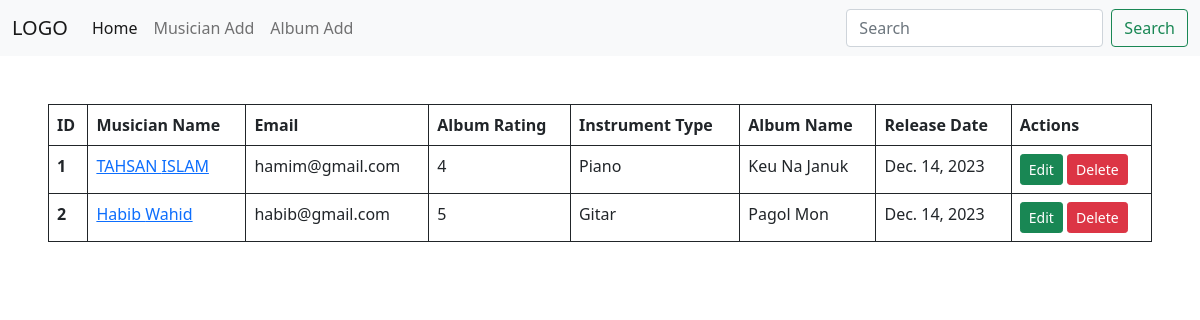
The page / on the database its author committed.
### album/models.py (models this page shows)
class Album(models.Model):
    name = models.CharField(max_length=100)
    musician = models.ForeignKey(Musician, on_delete= models.CASCADE )
    release_date = models.DateField(auto_now_add=True)
    RATING_CHOICES = [
        (1, 1),
        (2, 2),
        (3, 3),
        (4,  4),
        (5, 5),
        ]
    rating = models.IntegerField(choices = RATING_CHOICES)
    def __str__(self):
        return self.name

### musician/models.py (models this page shows, shortened)
class Musician(models.Model):
    first_name = models.CharField(max_length=100)
    last_name = models.CharField(max_length=100)
    email = models.EmailField(max_length=100)
    phone = models.IntegerField(max_length=12)
    instument_type = models.CharField(max_length=20)

### project/views.py (the view)
# urls.py: path('', HomePage, name="home"),
def HomePage(request):
    album_data = Album.objects.all()
    print(album_data)
    return render(request, 'home.html', {'album_data': album_data})

### templates/home.html (shortened to what this page needs)
{% extends "base.html" %}
{% load static %}
{% block content %}
<div class="mx-5">
    <table class="table table-bordered border-dark mt-5">
        <thead>
          <tr>
            <th scope="col">ID</th>
            <th scope="col">Musician Name</th>
            <th scope="col">Email</th>
            <th scope="col">Album Rating</th>
            <th scope="col">Instrument Type</th>
            <th scope="col">Album Name</th>
            <th scope="col">Release Date</th>
            <th scope="col">Actions</th>
          </tr>
        </thead>
        <tbody>
            {% for album in album_data %}
          <tr>
            <th> {{forloop.counter}} </th>
            <td><a href="{% url 'musician_edit' album.musician.id %}"> {{ album.musician.first_name }} {{ album.musician.last_name }} </a></td>
            <td> {{ album.musician.email }} </td>
            <td> {{ album.rating }}</td>
            <td> {{ album.musician.instument_type }}</td>
            <td> {{ album.name }}</td>
            <td> {{ album.release_date }}</td>
            <td>
                <p class="m-0">
                    <a class="btn btn-sm btn-success" href="{% url 'album_edit' album.id %}">Edit</a>
                    <a class="btn btn-sm btn-danger" href="{% url 'album_delete' album.id %}">Delete</a>
                </p>
            </td>
          </tr>
          {% endfor %}
        </tbody>
      </table>
</div>
{% endblock content %}

### templates/base.html (shortened to what this page needs)
{% load static %}
<!DOCTYPE html>
<html>
    <head>
        <link rel="stylesheet" href="{% static 'css/style.css' %}">
        <link href="https://cdn.jsdelivr.net/npm/bootstrap@5.0.2/dist/css/bootstrap.min.css" rel="stylesheet">
    </head>
    <body>
        <nav class="navbar navbar-expand-lg navbar-light bg-light">
                <div class="container-fluid">
                <a class="navbar-brand" href="">LOGO</a>
                <div class="collapse navbar-collapse" id="navbarSupportedContent">
                <ul class="navbar-nav me-auto mb-2 mb-lg-0">
                    <li class="nav-item">
                    <a class="nav-link active" aria-current="page" href="{% url 'home' %}">Home</a>
                    </li>
                    <li class="nav-item">
                    <a class="nav-link" href="{% url 'musician_add' %}">Musician Add</a>
                    </li>
                    <li class="nav-item">
                    <a class="nav-link" href="{% url 'album_add' %}">Album Add</a>
                    </li>
                </ul>
                <form class="d-flex">
                    <input class="form-control me-2" type="search" placeholder="Search" aria-label="Search">
                    <button class="btn btn-outline-success" type="submit">Search</button>
                </form>
                </div>
            </div>
        </nav>
       <main class="main">
        {% block content %}
        {% endblock content %}
       </main>
    </body>
</html>

### rows shown on the page
Album: musician.first_name "TAHSAN", musician.last_name "ISLAM", musician.email "hamim@gmail.com", rating "4", musician.instument_type "Piano", name "Keu Na Januk", release_date "Dec. 14, 2023"
Album: musician.first_name "Habib", musician.last_name "Wahid", musician.email "habib@gmail.com", rating "5", musician.instument_type "Gitar", name "Pagol Mon", release_date "Dec. 14, 2023"
